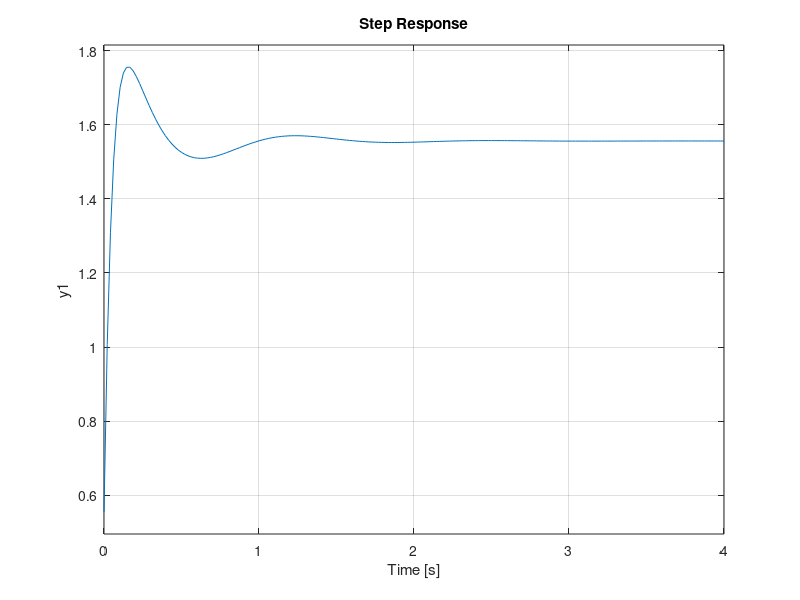

MATLAB code for this plot:
clear all
close all
clc
b=1.595;
a=1.430;
uc=20;
cr=96000;
cf=80000;
i=4132;
m=2325;
k1=0.2943;
k2=0.5803;
k3=11.1133;
k4=1.7986;
A=[(-cf-cr)/(uc*m)-cf*k1/m (b*cr-a*cf)/(uc*m)-uc-cf*k2/m -k3*cf/m -k4*cf/m;(b*cr-a*cf)/(uc*i)-a*cf*k1/i (b*b*cr-a*a*cf)/(uc*i)-a*cf*k2/i -a*cf*k3/i -a*cf*k4/i;0 1 0 0;1 0 uc 0];
B=[k4*cf/m;a*cf*k4/i;0;0];
C=[k1/k4 k2/k4 k3/k4 1];
D=1/k4;
ss(A,B,C,D);
plant_cly=tf(ss(A,B,C,D));
step(plant_cly);